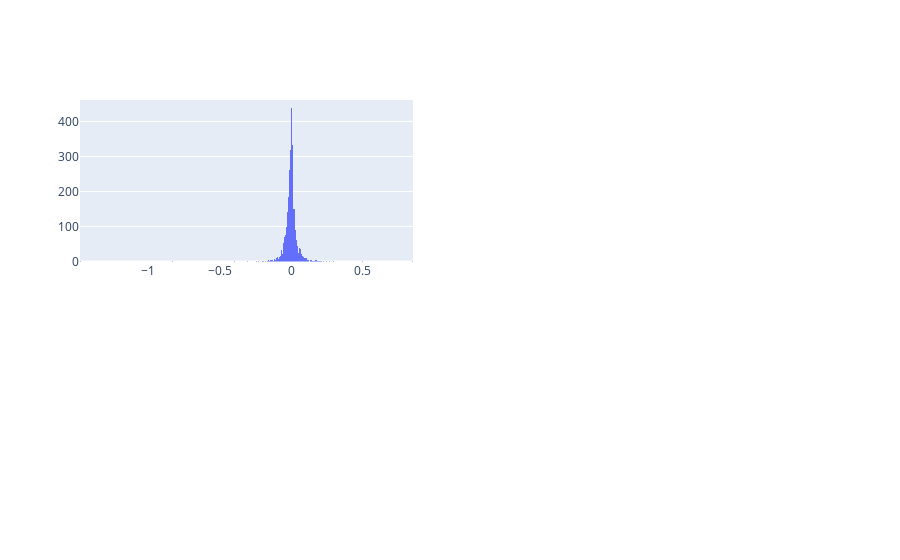

Notebook code for this chart:
### Code cell
# histograma que retorne la volatilidad anualizada

fig = make_subplots (rows = 2, cols=2)

trace0 = go.Histogram ( x = btc_log_returns, name = 'BTC')
fig.append_trace (trace0,1,1)
fig.show ()

### Figure 1 — Plotly figure (JSON) as saved in the notebook; plotly's stock layout.template omitted (floating-point values rounded to 4 significant figures; data arrays with more than 128 entries replaced by an {"elided": "..."} marker saying what was removed)
{"data": [{"name": "BTC", "type": "histogram", "x": {"elided": "3999 float values"}, "xaxis": "x", "yaxis": "y"}], "layout": {"xaxis": {"anchor": "y", "domain": [0, 0.45]}, "xaxis2": {"anchor": "y2", "domain": [0.55, 1]}, "xaxis3": {"anchor": "y3", "domain": [0, 0.45]}, "xaxis4": {"anchor": "y4", "domain": [0.55, 1]}, "yaxis": {"anchor": "x", "domain": [0.575, 1]}, "yaxis2": {"anchor": "x2", "domain": [0.575, 1]}, "yaxis3": {"anchor": "x3", "domain": [0, 0.425]}, "yaxis4": {"anchor": "x4", "domain": [0, 0.425]}}}
